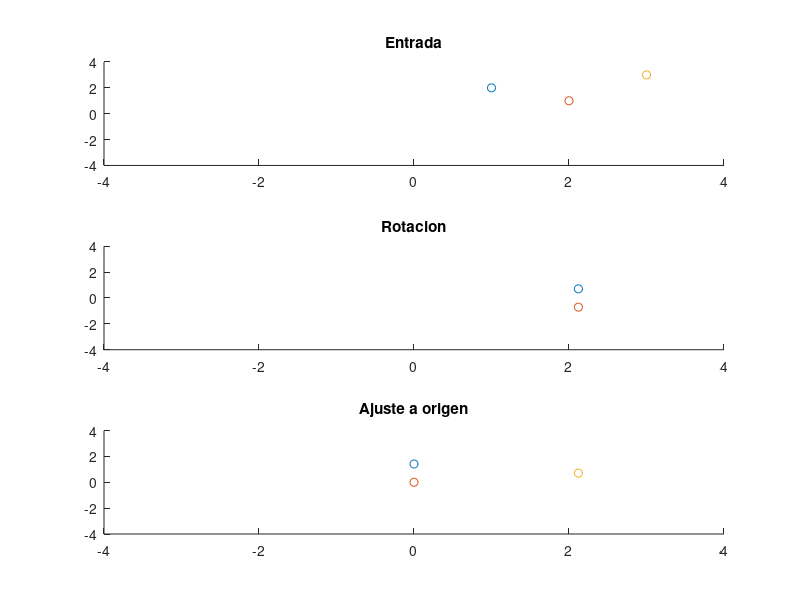

This chart was generated by the following MATLAB code:
% Puntos de prueba
P1 = [1 2]';
P2 = [2 1]';
P3 = [3 3]';
subplot(3,1,1)
hold on;
scatter(P1(1),P1(2));
scatter(P2(1),P2(2));
scatter(P3(1),P3(2));
xlim([-4 4])
ylim([-4 4])
hold off;
fixedPoint = P2;
Vdir = P1-P2;
title("Entrada");
% Calculo del angulo del vector direccion
if Vdir(1) < 0
    theta = pi/2 - atan(abs(Vdir)) 
else
    theta = atan(Vdir)
end

theta = -theta(1)

% Calculo matriz rotacion

R = [cos(theta) -sin(theta) ; sin(theta) cos(theta)]

PP1 = R*P1;
PP2 = R*P2;
PP3 = R*P3;

subplot(3,1,2)
hold on;
scatter(PP1(1),PP1(2));
scatter(PP2(1),PP2(2));
scatter(PP3(1),PP3(2));
xlim([-4 4])
ylim([-4 4])
hold off;
title("Rotacion");
% Centrando en el origen

vTraslacion = PP2;

PPP1 = PP1 - vTraslacion;
PPP2 = PP2 - vTraslacion;
PPP3 = PP3 - vTraslacion;

subplot(3,1,3)
hold on;
scatter(PPP1(1),PPP1(2));
scatter(PPP2(1),PPP2(2));
scatter(PPP3(1),PPP3(2));
xlim([-4 4])
ylim([-4 4])
hold off;
title("Ajuste a origen");